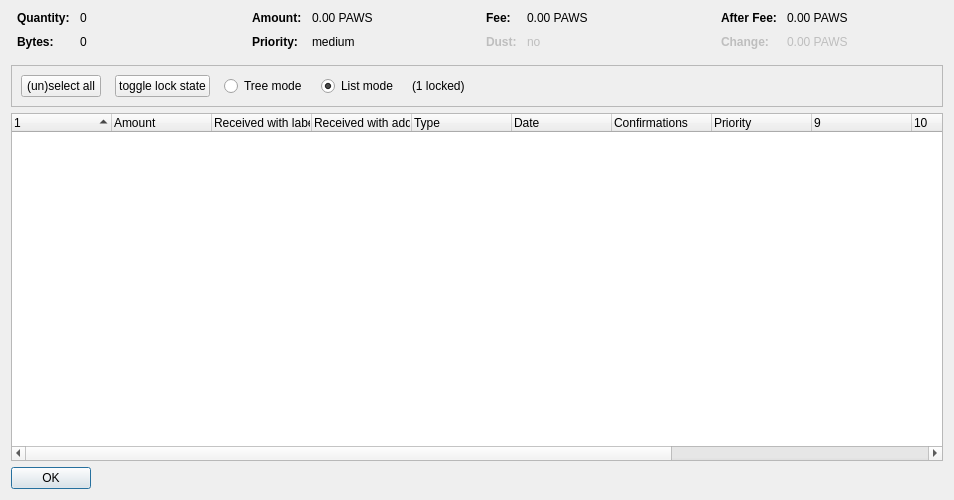
<?xml version="1.0" encoding="UTF-8"?>
<ui version="4.0">
 <class>CoinControlDialog</class>
 <widget class="QDialog" name="CoinControlDialog">
  <property name="geometry">
   <rect>
    <x>0</x>
    <y>0</y>
    <width>954</width>
    <height>500</height>
   </rect>
  </property>
  <property name="windowTitle">
   <string>Coin Selection</string>
  </property>
  <layout class="QVBoxLayout" name="verticalLayout">
   <item>
    <layout class="QHBoxLayout" name="horizontalLayoutTop" stretch="0,0,0,0">
     <property name="topMargin">
      <number>0</number>
     </property>
     <property name="bottomMargin">
      <number>10</number>
     </property>
     <item>
      <layout class="QFormLayout" name="formLayoutCoinControl1">
       <property name="horizontalSpacing">
        <number>10</number>
       </property>
       <property name="verticalSpacing">
        <number>10</number>
       </property>
       <property name="leftMargin">
        <number>6</number>
       </property>
       <property name="rightMargin">
        <number>6</number>
       </property>
       <item row="0" column="0">
        <widget class="QLabel" name="labelCoinControlQuantityText">
         <property name="font">
          <font>
           <weight>75</weight>
           <bold>true</bold>
          </font>
         </property>
         <property name="text">
          <string>Quantity:</string>
         </property>
        </widget>
       </item>
       <item row="0" column="1">
        <widget class="QLabel" name="labelCoinControlQuantity">
         <property name="cursor">
          <cursorShape>IBeamCursor</cursorShape>
         </property>
         <property name="contextMenuPolicy">
          <enum>Qt::ActionsContextMenu</enum>
         </property>
         <property name="text">
          <string notr="true">0</string>
         </property>
         <property name="textInteractionFlags">
          <set>Qt::LinksAccessibleByMouse|Qt::TextSelectableByKeyboard|Qt::TextSelectableByMouse</set>
         </property>
        </widget>
       </item>
       <item row="1" column="0">
        <widget class="QLabel" name="labelCoinControlBytesText">
         <property name="font">
          <font>
           <weight>75</weight>
           <bold>true</bold>
          </font>
         </property>
         <property name="text">
          <string>Bytes:</string>
         </property>
        </widget>
       </item>
       <item row="1" column="1">
        <widget class="QLabel" name="labelCoinControlBytes">
         <property name="cursor">
          <cursorShape>IBeamCursor</cursorShape>
         </property>
         <property name="contextMenuPolicy">
          <enum>Qt::ActionsContextMenu</enum>
         </property>
         <property name="text">
          <string notr="true">0</string>
         </property>
         <property name="textInteractionFlags">
          <set>Qt::LinksAccessibleByMouse|Qt::TextSelectableByKeyboard|Qt::TextSelectableByMouse</set>
         </property>
        </widget>
       </item>
      </layout>
     </item>
     <item>
      <layout class="QFormLayout" name="formLayoutCoinControl2">
       <property name="horizontalSpacing">
        <number>10</number>
       </property>
       <property name="verticalSpacing">
        <number>10</number>
       </property>
       <property name="leftMargin">
        <number>6</number>
       </property>
       <property name="rightMargin">
        <number>6</number>
       </property>
       <item row="0" column="0">
        <widget class="QLabel" name="labelCoinControlAmountText">
         <property name="font">
          <font>
           <weight>75</weight>
           <bold>true</bold>
          </font>
         </property>
         <property name="text">
          <string>Amount:</string>
         </property>
        </widget>
       </item>
       <item row="0" column="1">
        <widget class="QLabel" name="labelCoinControlAmount">
         <property name="cursor">
          <cursorShape>IBeamCursor</cursorShape>
         </property>
         <property name="contextMenuPolicy">
          <enum>Qt::ActionsContextMenu</enum>
         </property>
         <property name="text">
          <string notr="true">0.00 PAWS</string>
         </property>
         <property name="textInteractionFlags">
          <set>Qt::LinksAccessibleByMouse|Qt::TextSelectableByKeyboard|Qt::TextSelectableByMouse</set>
         </property>
        </widget>
       </item>
       <item row="1" column="0">
        <widget class="QLabel" name="labelCoinControlPriorityText">
         <property name="font">
          <font>
           <weight>75</weight>
           <bold>true</bold>
          </font>
         </property>
         <property name="text">
          <string>Priority:</string>
         </property>
        </widget>
       </item>
       <item row="1" column="1">
        <widget class="QLabel" name="labelCoinControlPriority">
         <property name="cursor">
          <cursorShape>IBeamCursor</cursorShape>
         </property>
         <property name="contextMenuPolicy">
          <enum>Qt::ActionsContextMenu</enum>
         </property>
         <property name="text">
          <string>medium</string>
         </property>
         <property name="textInteractionFlags">
          <set>Qt::LinksAccessibleByMouse|Qt::TextSelectableByKeyboard|Qt::TextSelectableByMouse</set>
         </property>
        </widget>
       </item>
      </layout>
     </item>
     <item>
      <layout class="QFormLayout" name="formLayoutCoinControl3">
       <property name="horizontalSpacing">
        <number>10</number>
       </property>
       <property name="verticalSpacing">
        <number>10</number>
       </property>
       <property name="leftMargin">
        <number>6</number>
       </property>
       <property name="rightMargin">
        <number>6</number>
       </property>
       <item row="0" column="0">
        <widget class="QLabel" name="labelCoinControlFeeText">
         <property name="font">
          <font>
           <weight>75</weight>
           <bold>true</bold>
          </font>
         </property>
         <property name="text">
          <string>Fee:</string>
         </property>
        </widget>
       </item>
       <item row="0" column="1">
        <widget class="QLabel" name="labelCoinControlFee">
         <property name="cursor">
          <cursorShape>IBeamCursor</cursorShape>
         </property>
         <property name="contextMenuPolicy">
          <enum>Qt::ActionsContextMenu</enum>
         </property>
         <property name="text">
          <string notr="true">0.00 PAWS</string>
         </property>
         <property name="textInteractionFlags">
          <set>Qt::LinksAccessibleByMouse|Qt::TextSelectableByKeyboard|Qt::TextSelectableByMouse</set>
         </property>
        </widget>
       </item>
       <item row="1" column="0">
        <widget class="QLabel" name="labelCoinControlLowOutputText">
         <property name="enabled">
          <bool>false</bool>
         </property>
         <property name="font">
          <font>
           <weight>75</weight>
           <bold>true</bold>
          </font>
         </property>
         <property name="text">
          <string>Dust:</string>
         </property>
        </widget>
       </item>
       <item row="1" column="1">
        <widget class="QLabel" name="labelCoinControlLowOutput">
         <property name="enabled">
          <bool>false</bool>
         </property>
         <property name="cursor">
          <cursorShape>IBeamCursor</cursorShape>
         </property>
         <property name="contextMenuPolicy">
          <enum>Qt::ActionsContextMenu</enum>
         </property>
         <property name="text">
          <string>no</string>
         </property>
         <property name="textInteractionFlags">
          <set>Qt::LinksAccessibleByMouse|Qt::TextSelectableByKeyboard|Qt::TextSelectableByMouse</set>
         </property>
        </widget>
       </item>
      </layout>
     </item>
     <item>
      <layout class="QFormLayout" name="formLayoutCoinControl4">
       <property name="horizontalSpacing">
        <number>10</number>
       </property>
       <property name="verticalSpacing">
        <number>10</number>
       </property>
       <property name="leftMargin">
        <number>6</number>
       </property>
       <property name="rightMargin">
        <number>6</number>
       </property>
       <item row="0" column="0">
        <widget class="QLabel" name="labelCoinControlAfterFeeText">
         <property name="font">
          <font>
           <weight>75</weight>
           <bold>true</bold>
          </font>
         </property>
         <property name="text">
          <string>After Fee:</string>
         </property>
        </widget>
       </item>
       <item row="0" column="1">
        <widget class="QLabel" name="labelCoinControlAfterFee">
         <property name="cursor">
          <cursorShape>IBeamCursor</cursorShape>
         </property>
         <property name="contextMenuPolicy">
          <enum>Qt::ActionsContextMenu</enum>
         </property>
         <property name="text">
          <string notr="true">0.00 PAWS</string>
         </property>
         <property name="textInteractionFlags">
          <set>Qt::LinksAccessibleByMouse|Qt::TextSelectableByKeyboard|Qt::TextSelectableByMouse</set>
         </property>
        </widget>
       </item>
       <item row="1" column="0">
        <widget class="QLabel" name="labelCoinControlChangeText">
         <property name="enabled">
          <bool>false</bool>
         </property>
         <property name="font">
          <font>
           <weight>75</weight>
           <bold>true</bold>
          </font>
         </property>
         <property name="text">
          <string>Change:</string>
         </property>
        </widget>
       </item>
       <item row="1" column="1">
        <widget class="QLabel" name="labelCoinControlChange">
         <property name="enabled">
          <bool>false</bool>
         </property>
         <property name="cursor">
          <cursorShape>IBeamCursor</cursorShape>
         </property>
         <property name="contextMenuPolicy">
          <enum>Qt::ActionsContextMenu</enum>
         </property>
         <property name="text">
          <string notr="true">0.00 PAWS</string>
         </property>
         <property name="textInteractionFlags">
          <set>Qt::LinksAccessibleByMouse|Qt::TextSelectableByKeyboard|Qt::TextSelectableByMouse</set>
         </property>
        </widget>
       </item>
      </layout>
     </item>
    </layout>
   </item>
   <item>
    <widget class="QFrame" name="frame">
     <property name="minimumSize">
      <size>
       <width>0</width>
       <height>40</height>
      </size>
     </property>
     <property name="frameShape">
      <enum>QFrame::StyledPanel</enum>
     </property>
     <property name="frameShadow">
      <enum>QFrame::Sunken</enum>
     </property>
     <layout class="QHBoxLayout" name="horizontalLayout">
      <item>
       <layout class="QHBoxLayout" name="horizontalLayoutPanel" stretch="0,0,0,0,0,0">
        <property name="spacing">
         <number>14</number>
        </property>
        <item>
         <widget class="QPushButton" name="pushButtonSelectAll">
          <property name="sizePolicy">
           <sizepolicy hsizetype="Maximum" vsizetype="Fixed">
            <horstretch>0</horstretch>
            <verstretch>0</verstretch>
           </sizepolicy>
          </property>
          <property name="text">
           <string>(un)select all</string>
          </property>
          <property name="autoDefault">
           <bool>false</bool>
          </property>
         </widget>
        </item>
        <item>
         <widget class="QPushButton" name="pushButtonToggleLock">
          <property name="sizePolicy">
           <sizepolicy hsizetype="Maximum" vsizetype="Fixed">
            <horstretch>0</horstretch>
            <verstretch>0</verstretch>
           </sizepolicy>
          </property>
          <property name="text">
           <string>toggle lock state</string>
          </property>
          <property name="autoDefault">
           <bool>false</bool>
          </property>
         </widget>
        </item>
        <item>
         <widget class="QRadioButton" name="radioTreeMode">
          <property name="sizePolicy">
           <sizepolicy hsizetype="Maximum" vsizetype="Fixed">
            <horstretch>0</horstretch>
            <verstretch>0</verstretch>
           </sizepolicy>
          </property>
          <property name="text">
           <string>Tree mode</string>
          </property>
         </widget>
        </item>
        <item>
         <widget class="QRadioButton" name="radioListMode">
          <property name="sizePolicy">
           <sizepolicy hsizetype="Maximum" vsizetype="Fixed">
            <horstretch>0</horstretch>
            <verstretch>0</verstretch>
           </sizepolicy>
          </property>
          <property name="text">
           <string>List mode</string>
          </property>
          <property name="checked">
           <bool>true</bool>
          </property>
         </widget>
        </item>
        <item>
         <widget class="QLabel" name="labelLocked">
          <property name="text">
           <string>(1 locked)</string>
          </property>
         </widget>
        </item>
        <item>
         <spacer name="horizontalSpacer">
          <property name="orientation">
           <enum>Qt::Horizontal</enum>
          </property>
          <property name="sizeHint" stdset="0">
           <size>
            <width>40</width>
            <height>20</height>
           </size>
          </property>
         </spacer>
        </item>
       </layout>
      </item>
     </layout>
    </widget>
   </item>
   <item>
    <widget class="CoinControlTreeWidget" name="treeWidget">
     <property name="contextMenuPolicy">
      <enum>Qt::CustomContextMenu</enum>
     </property>
     <property name="sortingEnabled">
      <bool>false</bool>
     </property>
     <property name="columnCount">
      <number>13</number>
     </property>
     <attribute name="headerShowSortIndicator" stdset="0">
      <bool>true</bool>
     </attribute>
     <attribute name="headerStretchLastSection">
      <bool>false</bool>
     </attribute>
     <column>
      <property name="text">
       <string/>
      </property>
     </column>
     <column>
      <property name="text">
       <string>Amount</string>
      </property>
     </column>
     <column>
      <property name="text">
       <string>Received with label</string>
      </property>
     </column>
     <column>
      <property name="text">
       <string>Received with address</string>
      </property>
     </column>
     <column>
      <property name="text">
       <string>Type</string>
      </property>
     </column>
     <column>
      <property name="text">
       <string>Date</string>
      </property>
     </column>
     <column>
      <property name="text">
       <string>Confirmations</string>
      </property>
      <property name="toolTip">
       <string>Confirmed</string>
      </property>
     </column>
     <column>
      <property name="text">
       <string>Priority</string>
      </property>
     </column>
     <column>
      <property name="text">
       <string/>
      </property>
     </column>
     <column>
      <property name="text">
       <string/>
      </property>
     </column>
     <column>
      <property name="text">
       <string/>
      </property>
     </column>
     <column>
      <property name="text">
       <string/>
      </property>
     </column>
     <column>
      <property name="text">
       <string/>
      </property>
     </column>
    </widget>
   </item>
   <item>
    <widget class="QDialogButtonBox" name="buttonBox">
     <property name="sizePolicy">
      <sizepolicy hsizetype="Maximum" vsizetype="Fixed">
       <horstretch>0</horstretch>
       <verstretch>0</verstretch>
      </sizepolicy>
     </property>
     <property name="orientation">
      <enum>Qt::Horizontal</enum>
     </property>
     <property name="standardButtons">
      <set>QDialogButtonBox::Ok</set>
     </property>
    </widget>
   </item>
  </layout>
 </widget>
 <customwidgets>
  <customwidget>
   <class>CoinControlTreeWidget</class>
   <extends>QTreeWidget</extends>
   <header>coincontroltreewidget.h</header>
  </customwidget>
 </customwidgets>
 <resources/>
 <connections/>
</ui>
